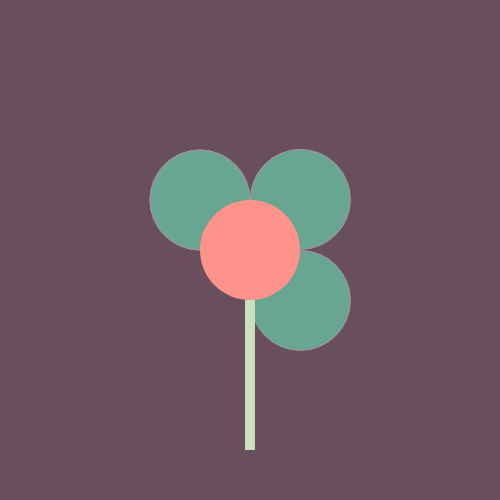
Frame 1 (no input)
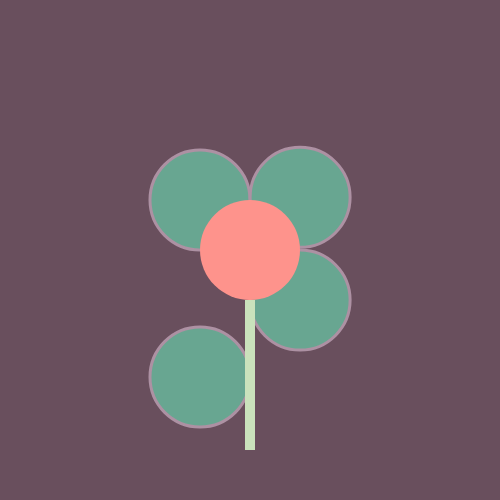
Frame 60 (no input)
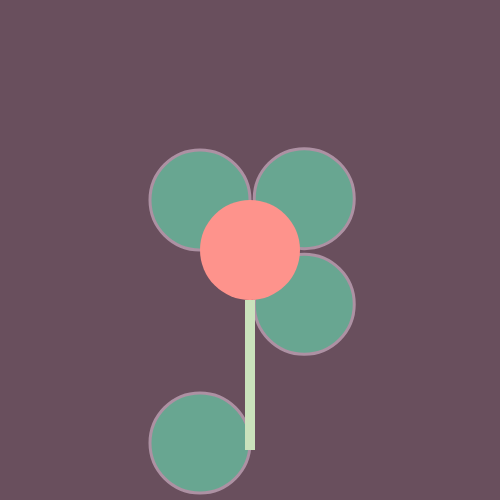
Frame 120 (the mouse pressed at the canvas centre since frame 60)

The p5.js sketch that drew these frames (run headless with seeded random() and noise() and a simulated clock; from frame 60 on, the mouse is pressed at the canvas centre):

// p5.js sketch
// ── sketch.js
var flwr = {
  y: 100,
  z: 200,
  x: 250
}
var circleY = 200;
var speed = 3;
var petalMoves = [];

//Create square canvas to start with
//iterate through petalMoves array once
function setup() {
  createCanvas(500, 500);
  for (var i = 0; i < 1; i++) {
    petalMoves[i] = new Petal();
  }
}

function draw() {
  background('#694F5D') //draws the background
  for (var i = 0; i < petalMoves.length; i++) { //iterates through petal moves array at index of i
    petalMoves[i].move(); //calls .move function at correct index
    petalMoves[i].display(); //calls .display function at correct index
  }

//moves circle from middle to bottom and back  continuously 
  if ( circleY >= 500 || circleY <= 199) {
    speed *= -1;
  }
  circleY = circleY + speed
  
}

function Petal() {
  this.moveOne = 300;
  this.moveTwo = 200;
  
  this.display = function() {
    //sets petal parameters
    fill('#68A691');
    stroke('#AD91A3'); 
   //creates petals
    ellipse(flwr.z, flwr.z, flwr.y, flwr.y); //left-top circle
    ellipse(this.moveOne, this.moveTwo, flwr.y, flwr.y); //right-top circle
    ellipse(flwr.z, circleY, flwr.y, flwr.y); //left-bottom circle
    ellipse(this.moveOne, this.moveOne, flwr.y, flwr.y); //right-bottom circle
    //sets middle circle parameters
    noStroke();
    fill('#FE938C');
    strokeWeight(3);
    //creates middle circle
    ellipse(flwr.x, flwr.x, flwr.y, flwr.y); //middle circle
    //sets stem parameters
    fill('#CAE2BC')
    //creates stem
    rect(245, 300, 10, 150); //stem
  }
  
  //moves the x and y coordinates anywhere it is placed to move randomly from -1 to 1
  this.move = function() {
    this.moveOne = this.moveOne + random(-1, 1);
    this.moveTwo = this.moveTwo + random(-1, 1);
  }
}
 
